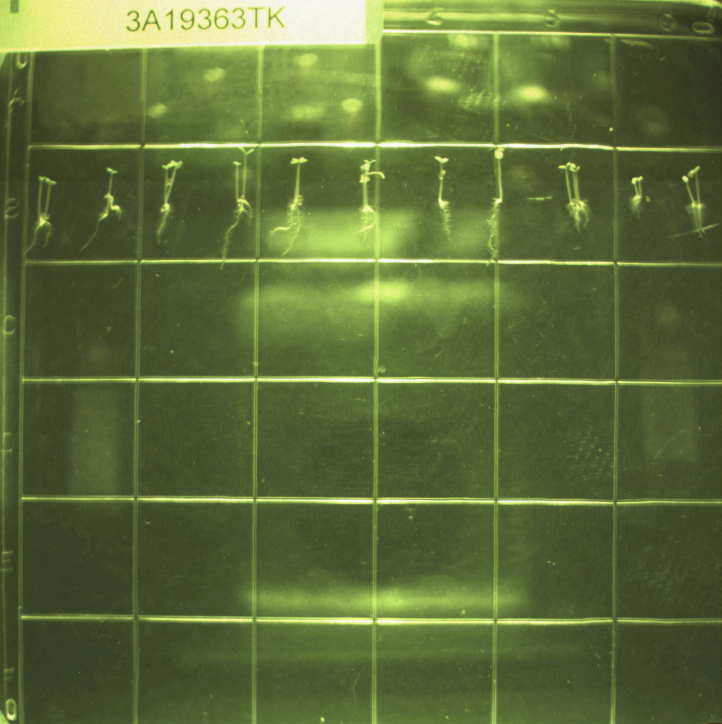
#> input picture ABRS_NASA_Roots_TimeLapse/ABRS_Flight/2010_02_14_09_36_44-0072.jpg, 1444 x 1448 px, given as the content of the folder thon/ABRS_NASA_Roots_TimeLapse/ABRS_Flight_11_days_11_photos, which was not available (shown at 1/2 size)
$ python abrs_angle_analysis.py
#> lines starting #> are read from the running program, lines starting #| are printed output that depends on the picture; after the words box and inside, x2 and y2 are one past the last pixel; in counts of white or black regions, pixels touching at a corner belong together; pictures that were not available may be replaced by others from this repository, and a replacement may not be noted
#!/usr/bin/env python3
"""ABRS root-angle dispersion over time — testing synthesis prediction #1.

Prediction (docs/CROSS_EXPERIMENT_SYNTHESIS.md): spaceflight roots lose tight
directional alignment, so flight root-angle DISPERSION should exceed ground —
as OSD-121 showed. This checks it on the ABRS time-lapse.

Per frame: enhance thin root structures (Sato ridge filter on the green channel),
skeletonize, and measure the SD of local root orientations (= angle dispersion,
scale-free) and mean |angle from vertical|. Plotted as a flight-vs-ground time
course.

CAVEAT — this is a single flight plate vs a single ground plate imaged over 11
days, so the timepoints are NOT independent replicates: treat this as a
DESCRIPTIVE time course, not a powered test (unlike OSD-121's 13 dishes/group).
A regular grid is etched in the chamber; it adds fixed 0/90 deg components to
BOTH conditions equally, so the flight-vs-ground CONTRAST remains informative.

Run:  python scripts/python/abrs_angle_analysis.py
Out:  results/abrs_angle/{summary.csv, timecourse.png}
"""
from __future__ import annotations
import os, glob, re
import numpy as np, pandas as pd
import matplotlib.pyplot as plt
from pathlib import Path
from skimage.io import imread
from skimage.transform import rescale
from skimage.filters import sato, sobel_h, sobel_v, gaussian
from skimage.morphology import skeletonize, remove_small_objects

TARGET_W = 900


def find_repo_root(start=None):
    p = Path(start or os.getcwd()).resolve()
    for c in [p, *p.parents]:
        if (c / 'ABRS_NASA_Roots_TimeLapse').exists() or (c / 'data' / 'images' / 'abrs_timelapse').exists():
            return c
    return p


def green(im):
    if im.ndim == 3:
        return im[..., 1] / 255.0   # green channel (ABRS green-LED imaging)
    return im / 255.0


def root_angles(path):
#> called with path = '_only/2010_02_14_09_36_44-0072.jpg'
    im = imread(path)
#> im is the input picture: shape (1448, 1444, 3); mean R, G, B 93.9, 109, 57.6
    g = green(im)
    g = rescale(g, TARGET_W / g.shape[1], anti_aliasing=True)
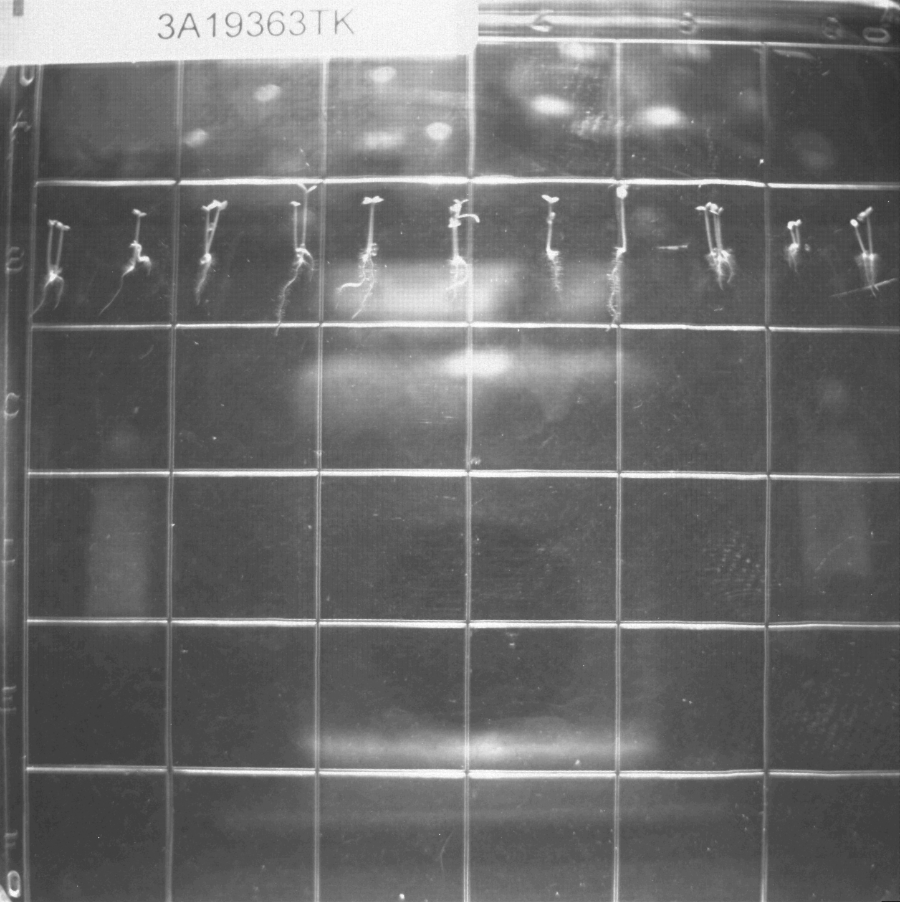
#> g: shape (902, 900) float64; min 0.123, max 1, mean 0.427
    g = gaussian(g, 1.0)
    ridge = sato(g, sigmas=(1, 2, 3), black_ridges=False)
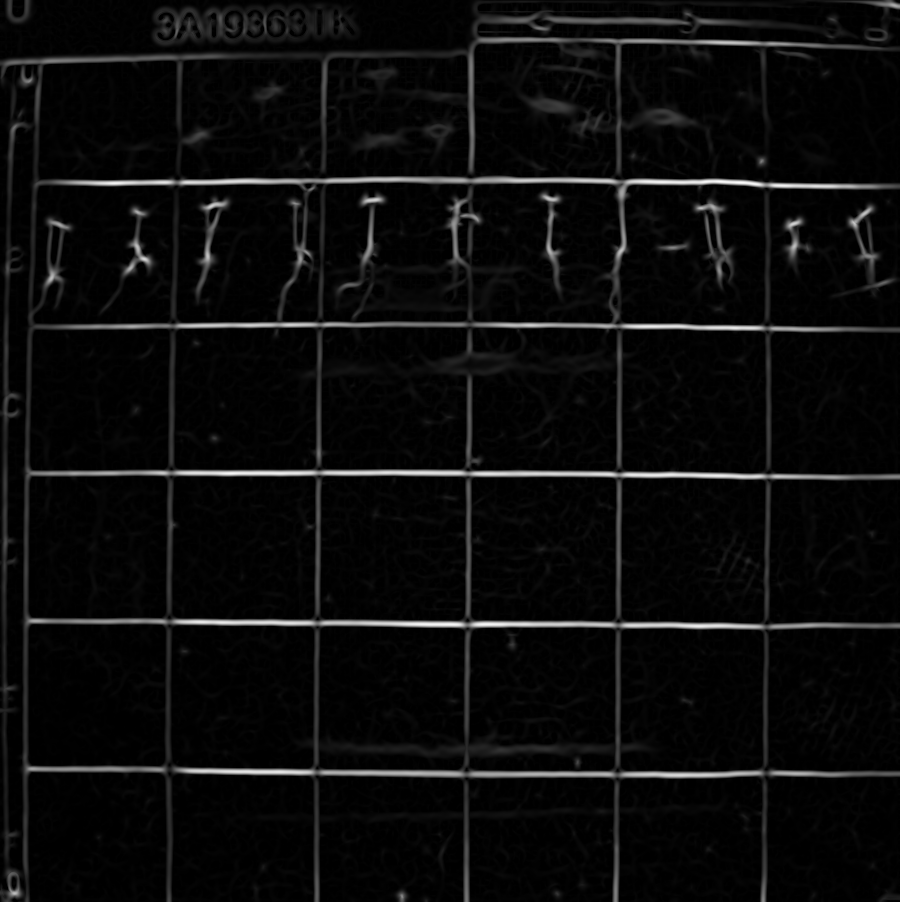
#> ridge: shape (902, 900) float64; min 0, max 0.238, mean 0.0108; drawn with min black and max white
    thr = ridge[ridge > 0].mean() + 1.0 * ridge[ridge > 0].std()
#> thr = 0.0408
    mask = remove_small_objects(ridge > thr, 80)
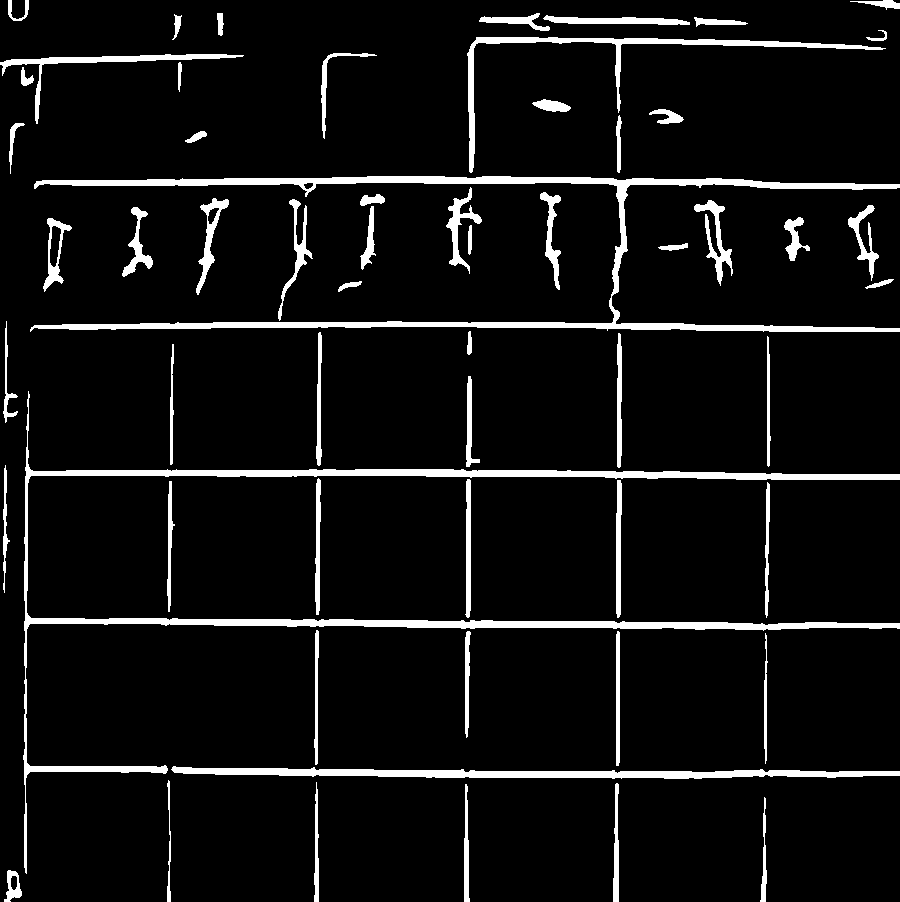
#> mask: shape (902, 900) bool; 6.9% white; 59 white regions, largest, box (x1, y1, x2, y2) and area: (23, 391, 900, 874) 13582, (30, 176, 900, 332) 11378, (171, 766, 900, 779) 4939
    skel = skeletonize(mask)
#> skel: shape (902, 900) bool; 1.3% white in thin lines or dots
    gx, gy = sobel_v(g), sobel_h(g)
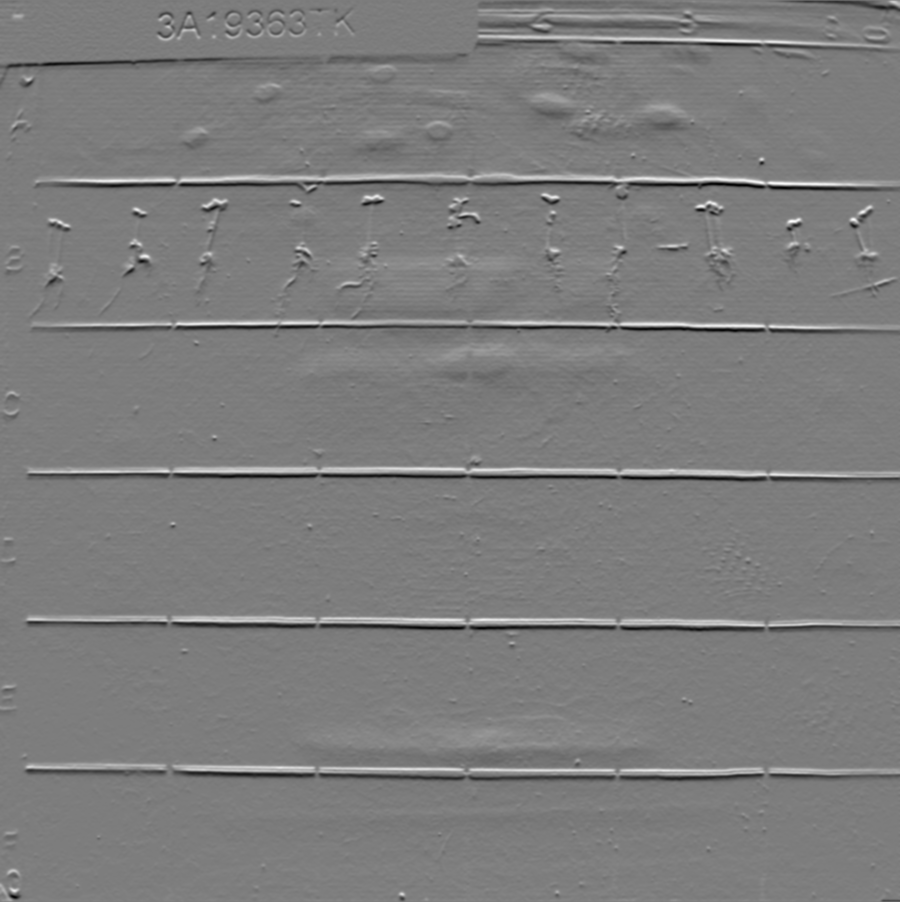
#> gy: shape (902, 900) float64; min -0.356, max 0.369, mean -0.000929; drawn with min black and max white
    ang = (np.degrees(np.arctan2(gx, gy)) + 90) % 180
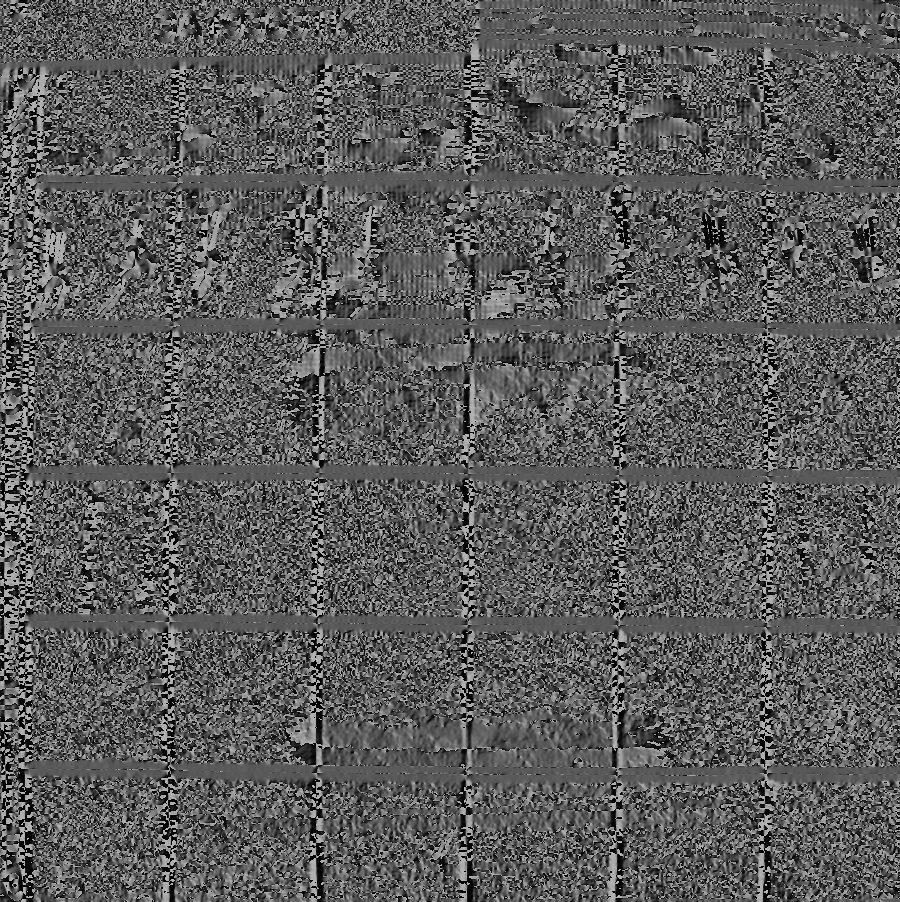
#> ang: shape (902, 900) float64; min 0.000112, max 180, mean 90.7
    a = ang[skel]
#> a = 10914 values, max 180 at index 9897, min 0.0263 at index 3312, mean 90.28
    a = np.where(a > 90, a - 180, a)   # -90..90, 0 = vertical
#> a = 10914 values, max 90 at index 2472, min -90 at index 9517, mean 1.09
    return a, int(skel.sum())


def date_from(name):
    m = re.search(r'(\d{4}_\d{2}_\d{2})', name)
    return m.group(1) if m else name


def main():
    repo = find_repo_root()
    base = repo / 'ABRS_NASA_Roots_TimeLapse'
    if not base.exists():
        base = repo / 'data' / 'images' / 'abrs_timelapse'
    groups = {'flight': base / 'ABRS_Flight_11_days_11_photos',
              'ground': base / 'ABRS_Ground_11_days_11_photos'}
    out = repo / 'results' / 'abrs_angle'; out.mkdir(parents=True, exist_ok=True)

    rows = []
    for grp, d in groups.items():
        files = sorted(glob.glob(str(d / '*.jpg')))
        for i, f in enumerate(files):
            a, n = root_angles(f)
#> n = 10914
            if a.size == 0:
                continue
            rows.append(dict(group=grp, day=i, date=date_from(os.path.basename(f)),
                             n_skel_px=n, mean_abs_angle=round(float(np.mean(np.abs(a))), 2),
                             angle_dispersion=round(float(np.std(a)), 2)))
            print(f"  {grp:7} day {i:2} {date_from(os.path.basename(f))}  "
                  f"disp={rows[-1]['angle_dispersion']:.1f}  mean|ang|={rows[-1]['mean_abs_angle']:.1f}")
#|   flight  day  0 2010_02_14  disp=61.8  mean|ang|=53.8
    df = pd.DataFrame(rows)
#> df = table of 2 rows and 6 columns
#> (the run stopped early here; a loop or call above may not have finished)
